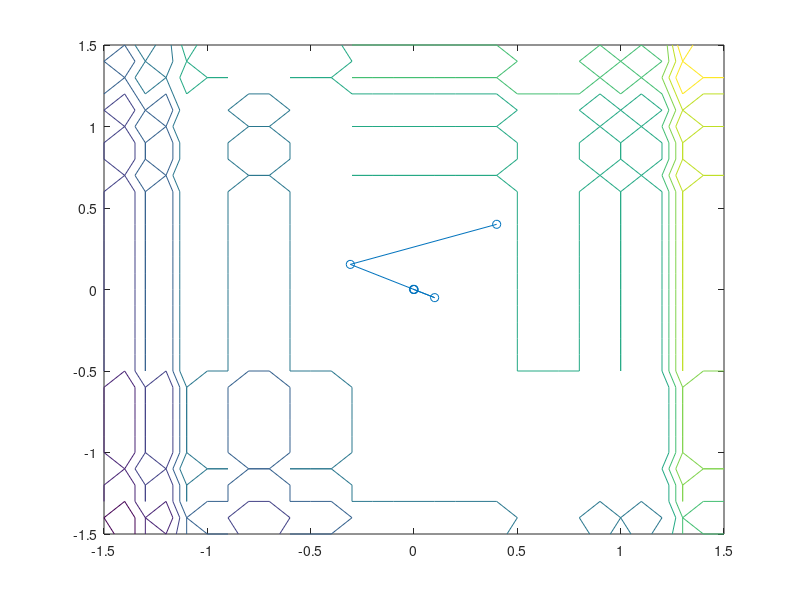

This figure's MATLAB source:

function Newton1
f=@(x) 2*x(1)^2-1.05*x(1)^4+x(1)^6/6+x(1)*x(2)+x(2)^2;
fp=@(x) [4*x(1)-4.2*x(1)^3+x(1)^5+x(2); x(1)+2*x(2)];
fpp=@(x) [4-12.6*x(1)^2+5*x(1)^4,1;1,2];
[x,xk]=Newton(f,fp,fpp,[0.4;0.4]);
F=@(x1,x2) 2*x1^2-1.05*x1^4+x1^6/6+x1*x2+x2^2;
Fp1=@(x1,x2) 4*x1-4.2*x1^3+x1^5+x2;
Fp2=@(x1,x2) x1+2*x2;
[X,Y]=meshgrid(-1.5:0.1:1.5,-1.5:0.1:1.5);
contour(X,Y,F(X,Y),50,LineWidth=1)
hold on
% quiver(X,Y,Fp1(X,Y),Fp2(X,Y),5)
plot(xk(1,:),xk(2,:),'-o')
hold off
end







function [x,xk]=Newton(f,fp,fpp,x0,tol,maxiter,tau,be,alinit)
% NEWTON Minimization with Newton descent and Armijo line search
% [x,xk]=Newton(f,fp,fpp,x0,tol,maxiter,tau,be,alinit) finds an
% approximate minimum of the function f with gradient fp and Hessian
% fpp, starting at the initial guess x0. The remaining parameters are
% optional and default values are used if they are omited. xk
% contains all the iterates of the method.
if nargin<9, alinit=1; end
if nargin<8, be=0.1; end
if nargin<7, tau=0.5; end
if nargin<6, maxiter=100; end
if nargin<5, tol=1e-8; end
x=x0;
xk=x0;
p=-feval(fpp,x)\feval(fp,x);
k=0;
while norm(feval(fp,x))>tol && k<maxiter
al=alinit;
while feval(f,x+al*p)>feval(f,x)-al*be*p'*p %使得f(xk+1)减小的最大步长
   al=tau*al;
end
x=x+al*p;
% x=x+p;
p=-feval(fpp,x)\feval(fp,x);
k=k+1;
xk(:,k+1)=x;
end
k
x
end